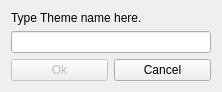
<?xml version="1.0" encoding="UTF-8"?>
<ui version="4.0">
 <class>ThemeRenamer</class>
 <widget class="QDialog" name="ThemeRenamer">
  <property name="geometry">
   <rect>
    <x>0</x>
    <y>0</y>
    <width>222</width>
    <height>86</height>
   </rect>
  </property>
  <property name="windowTitle">
   <string>New Theme</string>
  </property>
  <property name="modal">
   <bool>true</bool>
  </property>
  <layout class="QGridLayout" name="gridLayout">
   <item row="0" column="0" colspan="2">
    <widget class="QLabel" name="label">
     <property name="text">
      <string>Type Theme name here.</string>
     </property>
    </widget>
   </item>
   <item row="2" column="0">
    <widget class="QPushButton" name="btn_Ok">
     <property name="enabled">
      <bool>false</bool>
     </property>
     <property name="text">
      <string>Ok</string>
     </property>
    </widget>
   </item>
   <item row="2" column="1">
    <widget class="QPushButton" name="btn_Cancel">
     <property name="text">
      <string>Cancel</string>
     </property>
    </widget>
   </item>
   <item row="1" column="0" colspan="2">
    <widget class="QLineEdit" name="inputThemeName"/>
   </item>
  </layout>
 </widget>
 <resources/>
 <connections/>
</ui>
